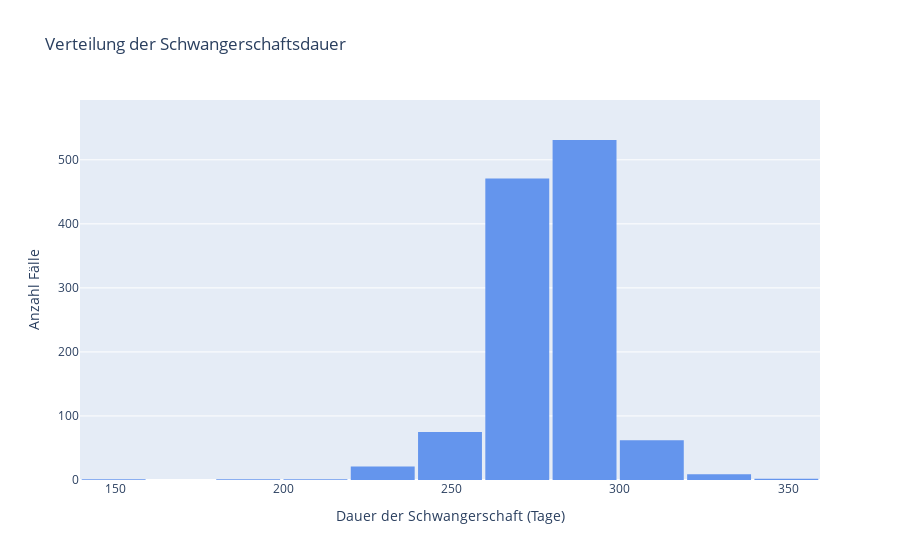

Notebook code for this chart:
### Code cell
# 6. Wie ist die Verteilung der Schwangerschaftsdauer? Stelle dies mit einem Histogramm dar. 

maximum_schwangerschaftsdauer = int(round(df_clean["Schwangerschaftsdauer [d]"].max()))
print(f"maximale Schwangerschaftsdauer [d]: {maximum_schwangerschaftsdauer}")

minimum_schwangerschaftsdauer = int(round(df_clean["Schwangerschaftsdauer [d]"].min()))
print(f"minimale Schwangerschaftsdauer [d]: {minimum_schwangerschaftsdauer}")

import plotly.express as px

import numpy as np

# Werte vorbereiten
werte = df_clean["Schwangerschaftsdauer [d]"]

# Anzahl der gewünschten Bins
anzahl_bins = 15

# Höchsten Balkenwert berechnen (y-Achsen-Maximum)
counts, bins = np.histogram(werte, bins=anzahl_bins)
max_count = counts.max()

# Interaktives Histogramm mit Plotly
fig = px.histogram(
    df_clean,
    x="Schwangerschaftsdauer [d]",
    nbins=anzahl_bins,
    title="Verteilung der Schwangerschaftsdauer",
    labels={"Schwangerschaftsdauer [d]": "Tage"},
    color_discrete_sequence=["cornflowerblue"]
)

# Layout: schöner Abstand & Achsentitel
fig.update_layout(
    bargap=0.05,
    xaxis_title="Dauer der Schwangerschaft (Tage)",
    yaxis_title="Anzahl Fälle"
)

# Y-Achse anpassen: Puffer 15 % oben drauf
fig.update_yaxes(
    dtick=100,
    range=[0, max_count * 1.15]
)

fig.show()

### Figure 1 — Plotly figure (JSON) as saved in the notebook; plotly's stock layout.template omitted (floating-point values rounded to 4 significant figures; data arrays with more than 128 entries replaced by an {"elided": "..."} marker saying what was removed)
{"data": [{"bingroup": "x", "hovertemplate": "Tage=%{x}<br>count=%{y}<extra></extra>", "legendgroup": "", "marker": {"color": "cornflowerblue", "pattern": {"shape": ""}}, "name": "", "nbinsx": 15, "orientation": "v", "showlegend": false, "type": "histogram", "x": {"elided": "1174 int values"}, "xaxis": "x", "yaxis": "y"}], "layout": {"bargap": 0.05, "barmode": "relative", "legend": {"tracegroupgap": 0}, "title": {"text": "Verteilung der Schwangerschaftsdauer"}, "xaxis": {"anchor": "y", "domain": [0, 1], "title": {"text": "Dauer der Schwangerschaft (Tage)"}}, "yaxis": {"anchor": "x", "domain": [0, 1], "dtick": 100, "range": [0, 593.4], "title": {"text": "Anzahl Fälle"}}}}
